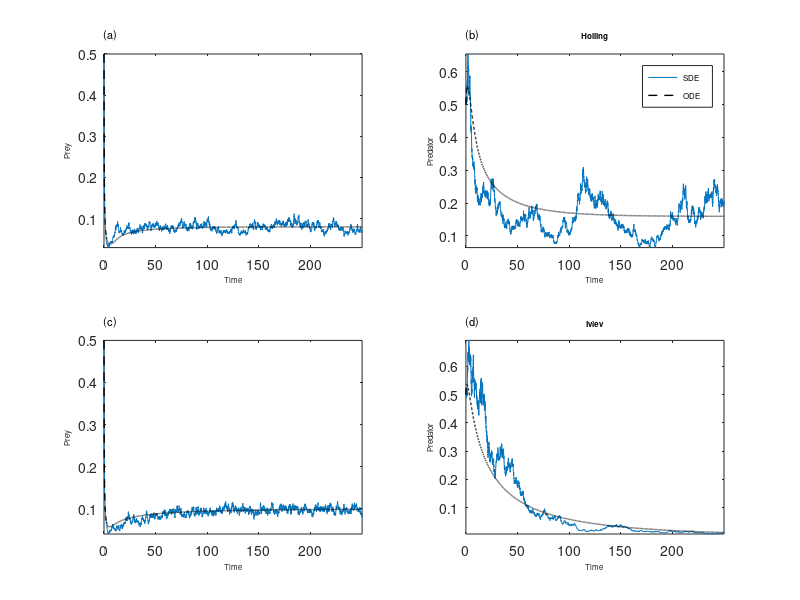

This chart was generated by the following MATLAB code: (Note: a time limit stopped this script after it produced the figure.)
%%% FB 31/03/2019 -- SDE version of RMA model to verify is structural sensitivity still works in a stochastic context


clc
clear all
close all

randn('seed',10)

% ------------------- Parameters --------------------------------%

r=1;
m=0.1;
epsilon=1;

a_H = 3.05;
b_H = 2.68;

a_I = 1;
b_I = 2;

gamma = 0.5 % autocorrelation FR

x=linspace(0,10,1000)
figure,
subplot(121) 
hold on
plot(x,(a_H*x)./(1+b_H*x),'k-')
plot(x,a_I*(1-exp(-b_I*x)),'b-')
hold off
subplot(122) %% Something smarter
C = 1
D = 0.5/log(2)
hold on
plot(x,(C*x)./(D+x),'k-')
plot(x,C*(1-exp(-log(2)*x/D)),'b-')
hold off
%% Ivlev saturates more slowly

% trigo functional response to implement

%---------------- Stochasticity ---------------------------------% 

%%% sigmaE = 0.5; % Intrinsic noise SD (I started with sigmaE=0.1 or 0.5)
%sigmaE = 0.25
sigmaE = 0.1
%sigmaE=0.05
%------------------- Numerical integration stuff ----------------% 
intervals = 20; %50 -> dt = 0.02, 20-> dt = 0.05
dt=1.0/intervals;  %-> NB decrease the timestep below theirs - they use RK4
T_max=2000; %50.0 or 8000
timevec=linspace(0,T_max,intervals*T_max+1);

%-------------------- Loop on K ---------------------------------%

%K=0.1:0.5:2.6;
K=0.1:0.005:1.5
length_stored=3000; %1500
%previously the last 1500 but 800/0.05 = 16 000, so this meant 75 time units and only 3.75 periods on average around the bifurcation point. Not much considering the period can increase. 
% Hence we now pick 1 every 10 time points (see below) of 30000 points which means 1500 time units (the 500 first time units are a warm-up to remove transients). 
% This helps to compute quantiles. 
nmatrix=zeros(length(K),length_stored);
pmatrix=zeros(length(K),length_stored);
n2matrix=zeros(length(K),length_stored);
p2matrix=zeros(length(K),length_stored);

nmatrix_I=zeros(length(K),length_stored);
pmatrix_I=zeros(length(K),length_stored);
n2matrix_I=zeros(length(K),length_stored);
p2matrix_I=zeros(length(K),length_stored);

for (kk=1:length(K)),

disp(kk)

%%% That's what would be logical but here epsilon=1 goes against logic
%n(1) = 0.1;
%p(1) = 0.05;
%n2(1) = 0.1;
%p2(1) = 0.05;

n(1) = 0.5;
p(1) = 0.5;
n2(1) = 0.5;
p2(1) = 0.5;

n_I(1) = 0.5;
p_I(1) = 0.5;
n2_I(1) = 0.5;
p2_I(1) = 0.5;

noiseFR = 0;

%-------------------- Loop on time ------------------------------%
ki=1;
t=0.0;
while(t<(T_max-dt))

noiseFR = gamma*noiseFR+0.25*randn; %% Noise on the FR, on the half saturation

PreyGrowth = r*n(ki)*(1-n(ki)/K(kk));
Predation = (C*n(ki)*p(ki))/(n(ki)+D*exp(noiseFR));
PredGrowth = epsilon*Predation-m*p(ki);

PreyGrowth2 = r*n2(ki)*(1-n2(ki)/K(kk));
Predation2 = (C*n2(ki)*p2(ki))/(n2(ki)+D);
PredGrowth2 = epsilon*Predation2-m*p2(ki);

PreyGrowth_I = r*n_I(ki)*(1-n_I(ki)/K(kk));
Predation_I = C*(1-exp(-log(2)*n_I(ki)/(D*exp(noiseFR) ) ))*p_I(ki);
PredGrowth_I = epsilon*Predation_I-m*p_I(ki);

PreyGrowth2_I = r*n2_I(ki)*(1-n2_I(ki)/K(kk));
Predation2_I = C*(1-exp(-log(2)*n2_I(ki)/(D)))*p2_I(ki);
PredGrowth2_I = epsilon*Predation2_I-m*p2_I(ki);

%----------------------------------------------------%
%%% This is Euler-Maruyama (simplest) scheme 
%%% Multiplication by abundance for environmental stochasticity (instead of sqrt(abundance) for dem. stoch. see S. Engen papers)
% Env. stochasticity
StochCompPrey = sigmaE*n(ki)*sqrt(dt)*randn; % Standard deviation of the Wiener process increment is sqrt(dt)
StochCompPred = sigmaE*p(ki)*sqrt(dt)*randn; % We use the same sigmaE for parsimony, though there's no other reason
StochCompPrey_I = sigmaE*n_I(ki)*sqrt(dt)*randn; % Standard deviation of the Wiener process increment is sqrt(dt)
StochCompPred_I = sigmaE*p_I(ki)*sqrt(dt)*randn;
% Dem. stochasticity 
%DemogCompPrey = sqrt(abs(PreyGrowth) + PredGen + PredSpe)*sqrt(dt)*randn; % Demographic stochasticity - maybe problematic on density rather than abundance
%%DemogCompPred = sqrt(s*p(ki))*sqrt(dt)*randn; %%% sqrt(abs(PredGrowth)) a bit dirty - better to separate birth death rates, and sum them... but there we mostly have birth
%%% Some problems with ddem. stochasticity in the predator - sqrt(p) with p<1 yields large fluctuations, problems of scaling...
%----------------------------------------------------%
n(ki+1) = n(ki) + dt*(PreyGrowth - Predation) + StochCompPrey;%+ DemogCompPrey; % Only env. stoch. on the prey
p(ki+1) = p(ki) + dt*PredGrowth + StochCompPred ; % + DemogCompPred Put only dem. stoch. on the predator, ideally

% deterministic equivalent
n2(ki+1) = n2(ki) + dt*(PreyGrowth2 - Predation2); % 
p2(ki+1) = p2(ki) + dt*PredGrowth2; %

n_I(ki+1) = n_I(ki) + dt*(PreyGrowth_I - Predation_I) + StochCompPrey_I;%+ DemogCompPrey; % Only env. stoch. on the prey
p_I(ki+1) = p_I(ki) + dt*PredGrowth_I + StochCompPred_I ; % + DemogCompPred Put only dem. stoch. on the predator, ideally

% deterministic equivalent
n2_I(ki+1) = n2_I(ki) + dt*(PreyGrowth2_I - Predation2_I); % 
p2_I(ki+1) = p2_I(ki) + dt*PredGrowth2_I; %


ki=ki+1;
t=t+dt;
end
%-----------------------end of time loop --------------------------%

%% plot the time series
if (K(kk)==0.1 | K(kk)==0.5 | K(kk)==1), 
figure,
set(gca,'FontSize',8)

subplot(221)
plot(timevec(1:5000),n(1:5000),timevec(1:5000),n2(1:5000),'k--','LineWidth',1)
ylabel('\fontsize{8}Prey')
xlabel('\fontsize{8}Time')
xAX = get(gca,'XAxis');
set(xAX,'FontSize',8);
yAX = get(gca,'YAxis');
set(yAX,'FontSize',8);
text(0,1.1,'(a)','Units','normalized','Fontsize',8)
axis tight

subplot(222)
plot(timevec(1:5000),p(1:5000),timevec(1:5000),p2(1:5000),'k--','LineWidth',1)
ylabel('\fontsize{8}Predator')
legend('\fontsize{8}SDE', '\fontsize{8}ODE','Location','northeast')% 'northeastoutside' shrinks the x-axis and best is not really best
axis tight
xlabel('\fontsize{8}Time')
xAX = get(gca,'XAxis');
set(xAX,'FontSize',8);
yAX = get(gca,'YAxis');
set(yAX,'FontSize',8);
title('\fontsize{8}Holling')
text(0,1.1,'(b)','Units','normalized','Fontsize',8)

subplot(223)
plot(timevec(1:5000),n_I(1:5000),timevec(1:5000),n2_I(1:5000),'k--','LineWidth',1)
ylabel('\fontsize{8}Prey')
xlabel('\fontsize{8}Time')
xAX = get(gca,'XAxis');
set(xAX,'FontSize',8);
yAX = get(gca,'YAxis');
set(yAX,'FontSize',8);
text(0,1.1,'(c)','Units','normalized','Fontsize',8)
axis tight

subplot(224)
plot(timevec(1:5000),p_I(1:5000),timevec(1:5000),p2_I(1:5000),'k--','LineWidth',1)
ylabel('\fontsize{8}Predator')
%legend('SDE', 'ODE')
axis tight
xlabel('\fontsize{8}Time')
title('\fontsize{8}Ivlev')
xAX = get(gca,'XAxis');
set(xAX,'FontSize',8);
yAX = get(gca,'YAxis');
set(yAX,'FontSize',8);
text(0,1.1,'(d)','Units','normalized','Fontsize',8)


print(figure(gcf),'-dpng','-r300',['RMA_noisyFR_Traj_K',num2str(K(kk))]);
end

nmatrix(kk,:)=n((end-10*length_stored+1):10:end);
pmatrix(kk,:)=p((end-10*length_stored+1):10:end);
n2matrix(kk,:)=n2((end-10*length_stored+1):10:end);
p2matrix(kk,:)=p2((end-10*length_stored+1):10:end);

nmatrix_I(kk,:)=n_I((end-10*length_stored+1):10:end);
pmatrix_I(kk,:)=p_I((end-10*length_stored+1):10:end);
n2matrix_I(kk,:)=n2_I((end-10*length_stored+1):10:end);
p2matrix_I(kk,:)=p2_I((end-10*length_stored+1):10:end);
end
%-----------------------end of K loop -----------------------------%

figure,
set(gca,'FontSize',8)

subplot(221)
plot(K,log(nmatrix),'k.','MarkerSize',2)
hold on
plot(K,log(n2matrix),'r.','MarkerSize',2)
xlabel('K')
ylabel('\fontsize{8}log(prey density)')
text(0,1.1,'(a)','Units','normalized','Fontsize',8)
axis([0 1.5 -45 5])
xAX = get(gca,'XAxis');
set(xAX,'FontSize',8);
yAX = get(gca,'YAxis');
set(yAX,'FontSize',8);
title('\fontsize{8}Holling')


subplot(222)
plot(K,nmatrix,'k.','MarkerSize',2)
hold on
plot(K,n2matrix,'r.','MarkerSize',2)
xlabel('\fontsize{8}K')
ylabel('\fontsize{8}prey density')
text(0,1.1,'(b)','Units','normalized','Fontsize',8)
axis([0 1.5 0 3])
xAX = get(gca,'XAxis');
set(xAX,'FontSize',8);
yAX = get(gca,'YAxis');
set(yAX,'FontSize',8);
title('\fontsize{8}Holling')


subplot(223)
plot(K,log(nmatrix_I),'k.','MarkerSize',2)
hold on
plot(K,log(n2matrix_I),'r.','MarkerSize',2)
xlabel('\fontsize{8}K')
ylabel('\fontsize{8}log(prey density)')
text(0,1.1,'(d)','Units','normalized','Fontsize',8)
axis([0 1.5 -45 5])
xAX = get(gca,'XAxis');
set(xAX,'FontSize',8);
yAX = get(gca,'YAxis');
set(yAX,'FontSize',8);
title('\fontsize{8}Ivlev')

subplot(224)
plot(K,nmatrix_I,'k.','MarkerSize',2)
hold on
plot(K,n2matrix_I,'r.','MarkerSize',2)
xlabel('\fontsize{8}K')
ylabel('\fontsize{8}prey density')
text(0,1.1,'(d)','Units','normalized','Fontsize',8)
axis([0 1.5 0 3])
xAX = get(gca,'XAxis');
set(xAX,'FontSize',8);
yAX = get(gca,'YAxis');
set(yAX,'FontSize',8);
title('\fontsize{8}Ivlev')

print(figure(gcf),'-dpng','-r300','RMA_noisyFR_Kloop');
